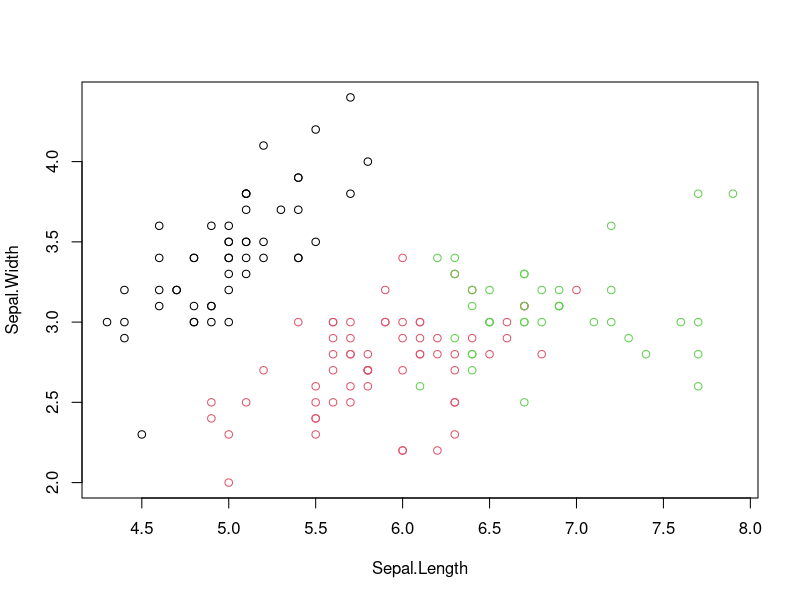

Generate this figure with R:
set.seed(150)
iris1=iris
iris1$Species=NULL
print(iris1)

#kmeans
km=kmeans(iris1,3)
print(km)

km$withinss
print(iris$Species)
table(iris$Species,km$cluster)
plot(iris1[,c("Sepal.Length","Sepal.Width")],col=km$cluster)